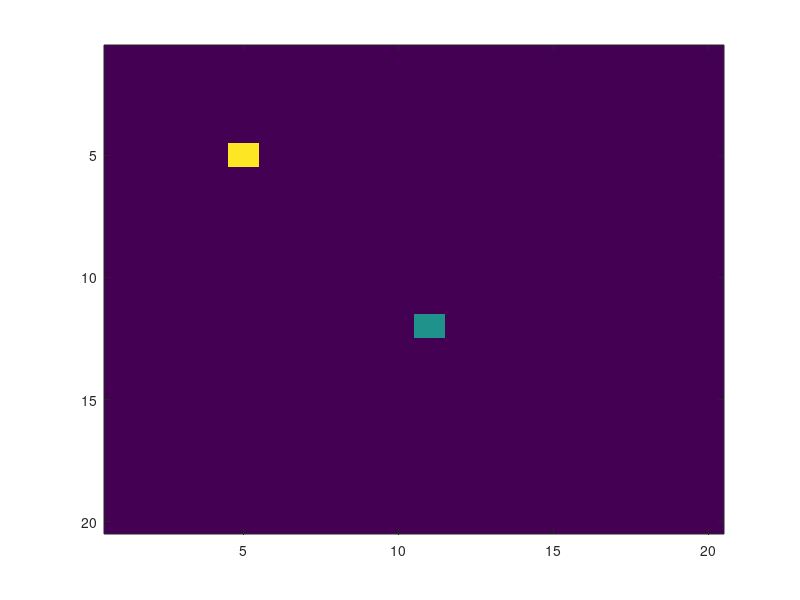

Write MATLAB code to recreate this figure. (Note: this script raises an error after producing the figure.)
function snark ()

max_x = 20;
max_y = 20;
grid = zeros(max_x,max_y);

x = 5;
y = 5;
grid(x,y) = 1;

length = 1;    
positionX = zeros(length);
positionY = zeros(length);  
positionX(1) = x;
positionY(1) = y;

%Position of the food.
x_f = x;
y_f = y;
getNewFood()

justGotFoodFlag = 0;
gameover = 0;

h_fig = figure;

set(h_fig,'menubar','none');

set(h_fig,'CurrentObject',imagesc(grid));
set(h_fig,'KeyPressFcn',@keyPress);

    function keyPress (~,evt)
        youGottaMove(evt.Key);
        
        while(~gameover)
            pause(0.1);
            youGottaMove(evt.Key);
        end
    end
   
    function youGottaMove(mov)
        makeMovement(mov);
        
        if ~gameover    
            checkBody();
            if ~gameover
                justGotFoodFlag = 0;

                grid(positionX(1),positionY(1)) = 0;

                if (length~=1)
                    for i = 1:length-1
                        positionX(i) = positionX(i+1);
                        positionY(i) = positionY(i+1);
                    end
                end

                positionX(length) = x;
                positionY(length) = y;

                checkPosEqFood()

                grid(x,y) = 1;
                set(h_fig,'CurrentObject',imagesc(grid));
            end
        end
    end
    
    function makeMovement(mov)
        tmp = 1;
        while tmp
            switch(mov)
                case 'downarrow'
                    if (x==max_x)
                        gameOver();
                        break;
                    end
                    x=x+1;
                case 'uparrow'
                    if (x==1)
                        gameOver();
                        break;
                    end
                    x=x-1;
                case 'rightarrow'
                    if (y==max_y)
                        gameOver();
                        break;
                    end
                    y=y+1;
                case 'leftarrow'
                    if (y==1)
                        gameOver();
                        break;
                    end
                    y=y-1;
            end
        tmp = 0;    
        end
    end

    function checkBody() 
        if (length~=1)
            for i=1:length-justGotFoodFlag
                if (x==positionX(i))&&(y==positionY(i))
                    gameOver();
                    break;
                end
            end
        end
        
    end

    function checkPosEqFood() 
        if (x==x_f)&&(y==y_f)
            length = length + 1;
            positionX(length) = x;
            positionY(length) = y;
            getNewFood();
            justGotFoodFlag = 1;
        end
    end

    function getNewFood()
        flag = 1;
        while (flag)
                x_f = randi(max_x);
                y_f = randi(max_y);
                flag = 0;
                for i = 1:length
                    if (x_f==positionX(i))&&(y_f==positionY(i))
                        flag=1;
                    end
                end
        end
        grid(x_f,y_f) = 0.5;
    end

    function doNothing(~,~)
    end

    function gameOver()
       set(h_fig,'KeyPressFcn',@doNothing);
       grid(:,:) = 0.2;
       set(h_fig,'CurrentObject',imagesc(grid));
       pause(1);
       close (h_fig);
       disp('Game over, you suck!');
       gameover = 1;
    end

end